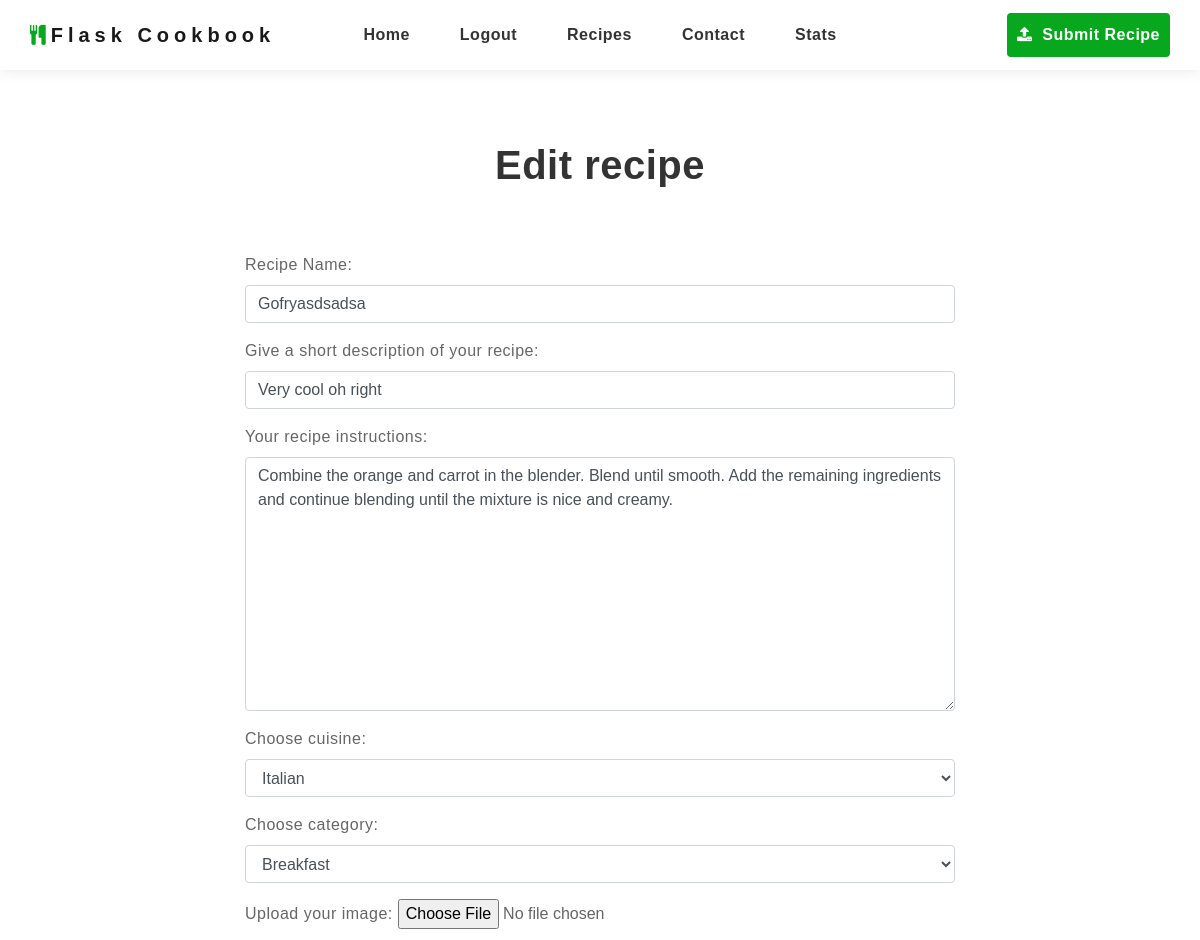
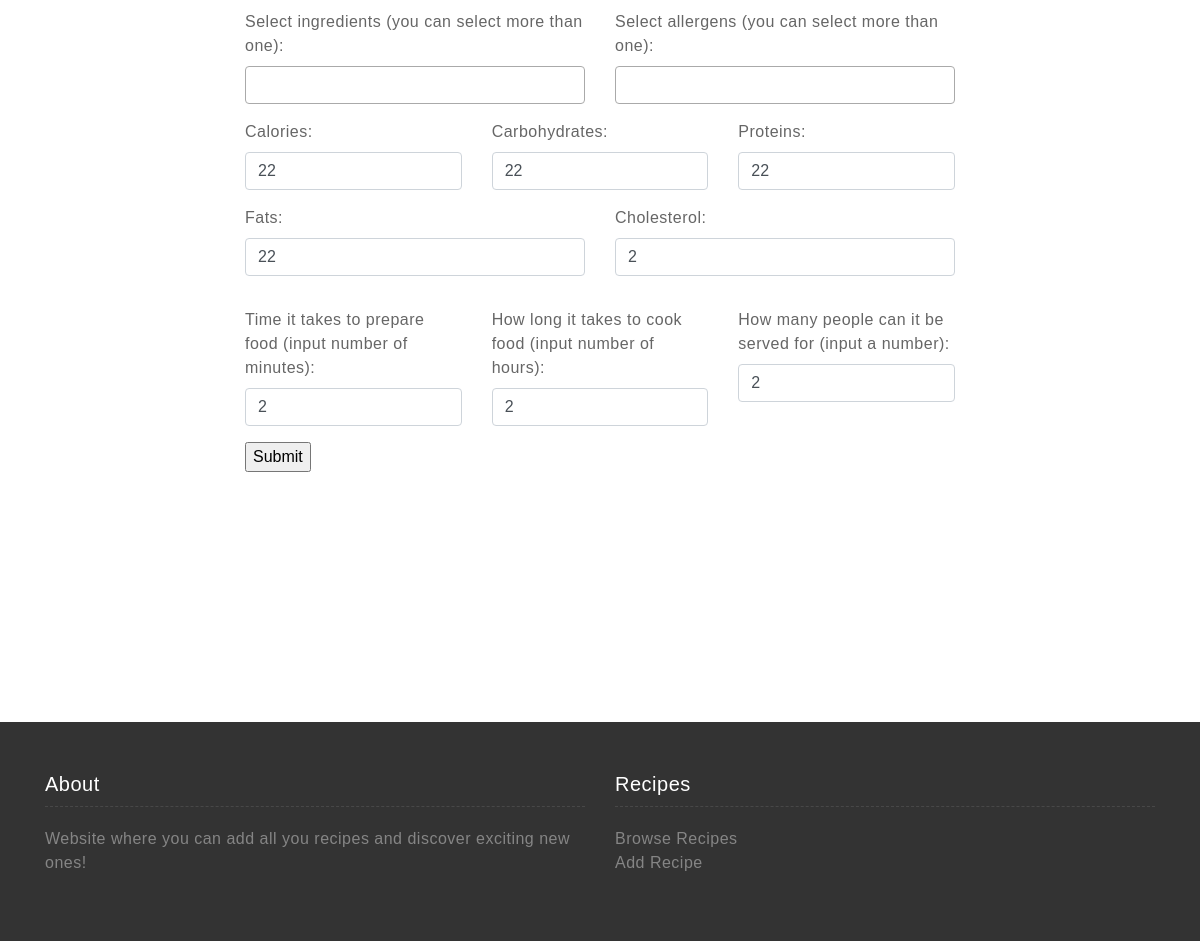
The app's page /recipe/edit/Gofryasdsadsa (signed in) with its own data (2 pictures, top to bottom).
### app/models.py (models this page shows, shortened)
class Recipe(db.Model):
    __searchable__ = ['name']
    id = db.Column(db.Integer, primary_key=True)
    name = db.Column(db.String(64), index=True, unique=True)
    short_description = db.Column(db.String(64))
    content = db.Column(db.String(50000))
    timestamp = db.Column(db.DateTime, index=True, default=datetime.utcnow)
    user_id = db.Column(db.Integer, db.ForeignKey('user.id'))
    cuisine_id = db.Column(db.Integer, db.ForeignKey('cuisine.id'))
    category_id = db.Column(db.Integer, db.ForeignKey('category.id'))
    calories = db.Column(db.Integer)
    carbohydrates = db.Column(db.Integer)
    proteins = db.Column(db.Integer)
    fats = db.Column(db.Integer)
    cholesterol = db.Column(db.Integer)
    serves_num_people = db.Column(db.Integer)
    time_to_prepare = db.Column(db.Integer)
    cooking_time = db.Column(db.Integer)
    image = db.Column(db.String(128))
    comments = db.relationship('Comment', backref='recipe', lazy='dynamic')
    upvotes = db.Column(db.Integer, default=0)
    _ingredients = db.relationship(
        "Ingredient",
        secondary=ingredients_in_recipe,
        back_populates="recipes")
    _allergens = db.relationship(
        "Allergen",
        secondary=allergens_in_recipe,
        back_populates="recipes")

### app/routes.py (the view, shortened to what this page needs)
@app.route('/recipe/edit/<recipe_name>', methods=["GET", "POST"])
def edit_recipe(recipe_name):
    recipe = Recipe.query.filter_by(name=recipe_name).first_or_404()
    if current_user.is_authenticated and current_user == recipe.author:
        form = form_ingredients_and_allergens(RecipeForm(obj=recipe, original_name=recipe.name))
    else:
        flash("You need to login before you edit recipe.")
        return redirect(url_for('login'))
    return render_template("edit_recipe.html", title='Edit Recipe', form=form, recipe=recipe)

### app/models.py (called while the page is built)
@login.user_loader
def load_user(id):
    return User.query.get(int(id))

    def __repr__(self):
        return '<Category {}>'.format(self.name)

    def get_all_categories_except_all():
        return Category.query.filter(Category.name!="All").all()

    def __repr__(self):
        return '<Cuisine {}>'.format(self.name)

    def get_all_cuisines_except_all():
        return Cuisine.query.filter(Cuisine.name!="All").all()

### app/routes.py (called while the page is built)
def form_ingredients_and_allergens(form):
    form.ingredients.choices = db.session.query(
        Ingredient.id, Ingredient.name).all()
    form.allergens.choices = db.session.query(
        Allergen.id, Allergen.name).all()
    if(isinstance(form, SearchForm)):
        form.sortkey.choices = [('newest', 'Newest'), ('oldest', 'Oldest'), ('popularity', 'Popularity'), ('name', 'Name')]
        form.any_ingredients.choices = [(1, "All of selected ingredients"), (2, "Any of selected ingredients")]
    return form

### app/templates/edit_recipe.html (shortened to what this page needs)
{% extends "base.html" %}
{% import 'bootstrap/wtf.html' as wtf %}
{% block app_content %}
<div class="page add_recipe">
    <div class="container">
        <div class="row justify-content-center">
            <div class="col-lg-12 title text-center">
                <h1>Edit recipe</h1>
            </div>
            <div class="col-lg-8 content">
                <form method='POST' id='category_form' enctype="multipart/form-data">
                    <div class="form-group">
                        <br>
                        <div class="form-group required">
                            {{ form.name.label }}
                            {{ form.name(class_="form-control", placeholder=recipe.name) }}
                        </div>
                        <div class="form-group required">
                            {{ form.short_description.label}}
                            {{ form.short_description(class_="form-control", rows="4") }}
                        </div>
                        <div class="form-group required">
                            {{ form.content.label}}
                            {{ form.content(class_="form-control", rows="10", placeholder="Your recipe...") }}
                        </div>
                        <div class="form-group required">
                            {{ form.cuisine.label }}
                            {{ form.cuisine(class_="form-control") }}
                        </div>
                        <div class="form-group required">
                            {{ form.category.label }}
                            {{ form.category(class_="form-control") }}
                        </div>
                        <div class="form-group">
                            {{ form.image.label }}
                            {{ form.image }}
                        </div>
                        <div class="row">
                            <div class="form-group col-lg-6">
                                {{ form.ingredients.label }}
                            </div>
                            <div class="form-group col-lg-6">
                                {{ form.allergens.label }}
                            </div>
                        </div>
                        <div class="row">
                            <div class="form-group required col-lg-4">
                                {{ form.calories.label }}
                                {{ form.calories(class_="form-control") }}
                            </div>
                            <div class="form-group required col-lg-4">
                                    {{ form.carbohydrates.label }}
                                    {{ form.carbohydrates(class_="form-control") }}
                            </div>
                            <div class="form-group required col-lg-4">
                                {{ form.proteins.label }}
                                {{ form.proteins(class_="form-control") }}
                            </div>
                            <div class="form-group required col-lg-6">
                                {{ form.fats.label }}
                                {{ form.fats(class_="form-control") }}
                            </div>
                            <div class="form-group required col-lg-6">
                                {{ form.cholesterol.label }}
                                {{ form.cholesterol(class_="form-control") }}
                            </div>
                            </div>
                        </div>
                        <div class="row">
                            <div class="form-group required col-lg-4">
                                {{ form.time_to_prepare.label }}
                                {{ form.time_to_prepare(class_="form-control") }}
                            </div>
                            <div class="form-group required col-lg-4">
                                {{ form.cooking_time.label }}
                                {{ form.cooking_time(class_="form-control") }}
                            </div>
                            <div class="form-group required col-lg-4">
                                {{ form.serves_num_people.label }}
                                {{ form.serves_num_people(class_="form-control") }}
                            </div>
                        </div>
                        <div>
                            {{ form.submit }}
                        </div>
                    </div>
            </div>
        </div>
    </div>
</div>
{% endblock %}

### records on screen
Recipe: name "Gofryasdsadsa", short_description "Very cool oh right", content "Combine the orange and carrot in the blender. Blend until smooth. Add the remaining ingredients and continue blending until the mixture is nice and creamy.", cuisine "Italian", category "Breakfast", calories "22", carbohydrates "22", proteins "22", fats "22", cholesterol "2", time_to_prepare "2", cooking_time "2", serves_num_people "2"
